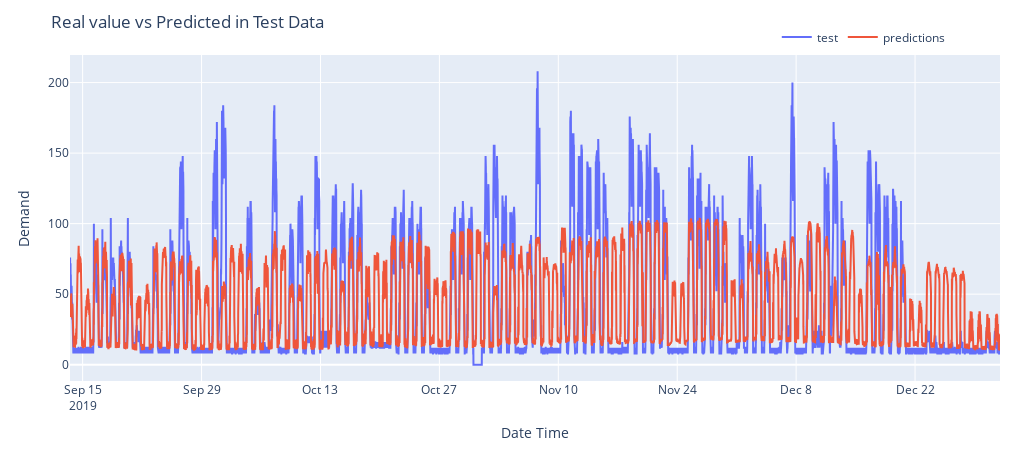

Notebook source saved alongside this figure:
### Code cell
def plotPredictions(dates, y_pred, y_test):
    fig = go.Figure()
    trace1 = go.Scatter(x=dates, y=y_test, name="test", mode="lines")
    trace2 = go.Scatter(x=dates, y=y_pred, name="predictions", mode="lines")
    fig.add_trace(trace1)
    fig.add_trace(trace2)
    fig.update_layout(
        title="Real value vs Predicted in Test Data",
        xaxis_title="Date Time",
        yaxis_title="Demand",
        width=1020,
        height=450,
        margin = dict(l=70, r=20, t=55, b=20),
        legend = dict(
            orientation = "h",
            yanchor="top",
            y=1.1,
            xanchor="left",
            x=0.76
        )
    )
    fig.show()

plotPredictions(X_test_dates, predictions.flatten(), y_test.flatten())

### Figure 1 — Plotly figure (JSON) as saved in the notebook; plotly's stock layout.template omitted (floating-point values rounded to 4 significant figures; data arrays with more than 128 entries replaced by an {"elided": "..."} marker saying what was removed)
{"data": [{"mode": "lines", "name": "test", "type": "scatter", "x": {"elided": "10512 str values"}, "y": {"elided": "10512 int values"}}, {"mode": "lines", "name": "predictions", "type": "scatter", "x": {"elided": "10512 str values"}, "y": {"elided": "10512 float values"}}], "layout": {"height": 450, "legend": {"orientation": "h", "x": 0.76, "xanchor": "left", "y": 1.1, "yanchor": "top"}, "margin": {"b": 20, "l": 70, "r": 20, "t": 55}, "title": {"text": "Real value vs Predicted in Test Data"}, "width": 1020, "xaxis": {"title": {"text": "Date Time"}}, "yaxis": {"title": {"text": "Demand"}}}}
